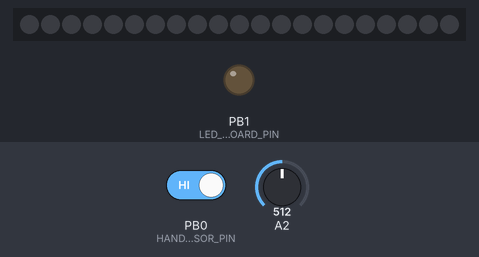
A sketch run on a simulated ATtiny85, built with avr-gcc and run on an emulated ATtiny85. Shown: 21 RGB LEDs in strip order, left to right, output pins drawn as LEDs (lit = HIGH). The inputs (shaded band) are chosen by the test bench; at power-on: PB0 (HAND_SENSOR_PIN) HIGH, A2 = 512. Dim RGB values are drawn brighter than linear.

Above: at 1.8 s.
1.9 s: PB0 (HAND_SENSOR_PIN) driven LOW
At 3.7 s:
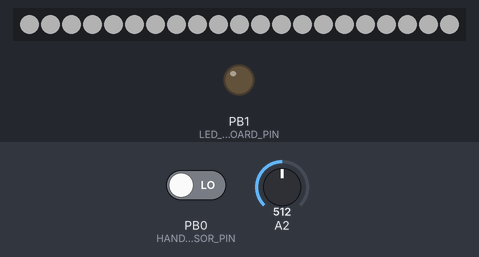
4.9 s: A2 set to 0
At 5.7 s:
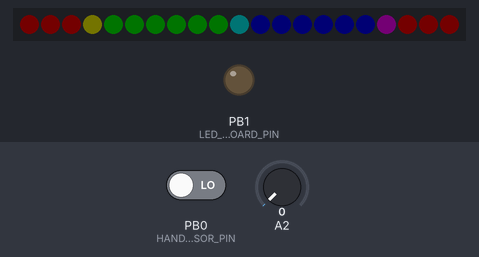
7.4 s: A2 set to 60
At 9.82 s:
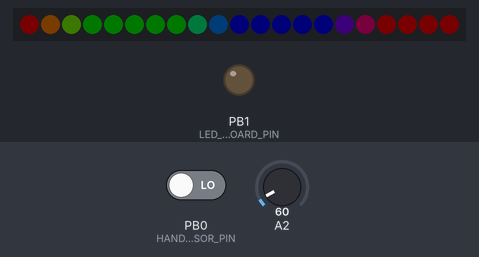
10.4 s: A2 set to 40
At 11.8 s:
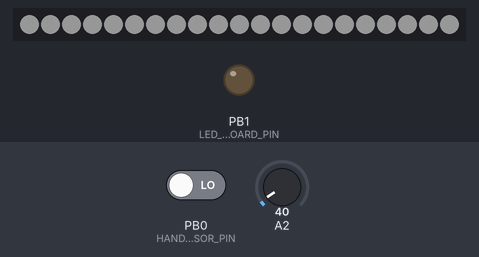
13.4 s: PB0 (HAND_SENSOR_PIN) driven HIGH
At 15.1 s:
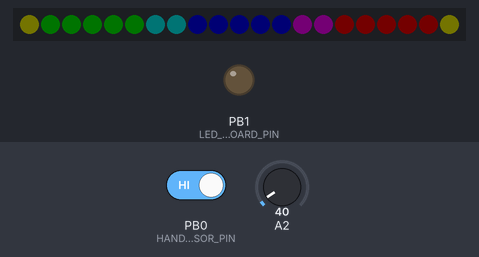
16.0 s: A2 set to 122
At 17.64 s:
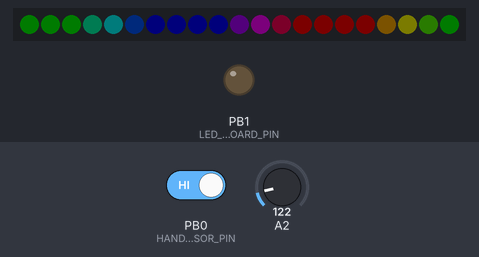
Timing chart, 0 to 19.1 s (numbered marks = the images above; inputs shaded):
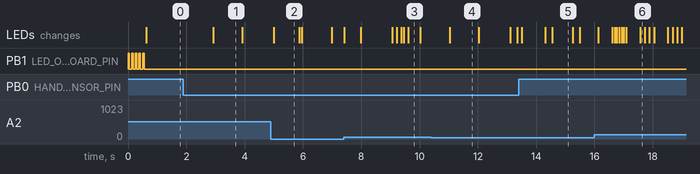

The sketch:

BreakfastNookCabinetLights.ino
```cpp
// (licence header left out)
// ** ********** Library includes *****************************************
#ifdef __AVR__
 #include <avr/power.h> // Required for 16 MHz Adafruit Trinket
#endif

#include <Adafruit_NeoPixel.h>


// ** ********** Magic number definitions *********************************

// Digispark // ATTiny85 // Arduino Pro Mini
#define LED_STRIP_PIN  PB2 // 3 //  6
#define HAND_SENSOR_PIN PB0 // 4 // 7
#define BRIGHTNESS_DIAL_PIN 2 // A1 // A0
#define LED_ONBOARD_PIN PB1

#define LED_COUNT 21
#define LED_GLOBAL_BRIGHTNESS 100
#define MIN_BRIGHTNESS_VALUE 50
#define MAX_BRIGHTNESS_VALUE 255
#define MIN_DIAL_VALUE 0
#define MAX_DIAL_VALUE 1023

#define HAND_SENSE_TIMEOUT 1000


// ** ********** Type definitions *****************************************
enum LightPattern {
  OFF,
  RAINBOW,
  WHITE
};


// ** ********** Global variables *****************************************
Adafruit_NeoPixel strip(LED_COUNT, LED_STRIP_PIN, NEO_GRB + NEO_KHZ800);

long currPixelHue = 0;
unsigned long startHandDetect = 0;
bool handDetected = false;

int currLightPattern = 0;
#define TOTAL_LIGHT_PATTERNS 4
LightPattern patterns[] = {OFF, WHITE, OFF, RAINBOW};


// ******************************************************************************************************
void setup() {

#if defined(__AVR_ATtiny85__) && (F_CPU == 16000000)
  clock_prescale_set(clock_div_1);
#endif

  pinMode(HAND_SENSOR_PIN, INPUT_PULLUP);
  pinMode(LED_ONBOARD_PIN, OUTPUT);

  blinkLEDDeviceOnline();
  setupLEDStrip();
}


// ******************************************************************************************************
void loop() {
  handleHandSensor();
  updateStrip();

  delay(10);
}


// ** **********************************************************
void setupLEDStrip() {
  strip.begin();
  strip.show();
  strip.setBrightness(LED_GLOBAL_BRIGHTNESS); // Set BRIGHTNESS to about 1/5 (max = 255)
}


// ** **********************************************************
void blinkLEDDeviceOnline() {
  for(int i = 0; i < 5; i++) {
    digitalWrite(LED_ONBOARD_PIN, HIGH);
    delay(50);
    digitalWrite(LED_ONBOARD_PIN, LOW);
    delay(75);
  }
}


// ** **********************************************************
void updateStrip() {
  int brightnessValue = getCurrentBrightnessSetting();

  if( patterns[currLightPattern] == OFF ) {
    strip.clear();
    strip.show();
  } else if( patterns[currLightPattern] == RAINBOW ) {
    updateStripRainbow(brightnessValue);
  } else if( patterns[currLightPattern] == WHITE ) {
    int color[3] = {1, 1, 1};
    updateStripColor(brightnessValue, color);
  }
}


// ** **********************************************************
int getCurrentBrightnessSetting() {
  return map(
    analogRead(BRIGHTNESS_DIAL_PIN),
    MIN_DIAL_VALUE,
    MAX_DIAL_VALUE,
    MIN_BRIGHTNESS_VALUE,
    MAX_BRIGHTNESS_VALUE
    );
}


// ** **********************************************************
void handleHandSensor() {
  if( digitalRead(HAND_SENSOR_PIN) == LOW ) {
    if( handDetected == false) {
      handDetected = true;
      startHandDetect = millis();
    }
    if( startHandDetect + HAND_SENSE_TIMEOUT < millis() ) {
      currLightPattern ++;
      currLightPattern %= TOTAL_LIGHT_PATTERNS;
      startHandDetect = millis();
    }
  } else {
    handDetected = false;
  }
}


// ** ***********************************************************
void updateStripColor(int brightness, int colorVector[3]) {
  for( int i = 0; i < 3; i++ ) {
    colorVector[i] *= brightness;
  }

  for(int i = 0; i < LED_COUNT; i++ ) {
    strip.setPixelColor(i, colorVector[0], colorVector[1], colorVector[2]);
  }
  strip.show();
}


// ** ***********************************************************
void updateStripRainbow(int brightness) {
  currPixelHue += 256;
  currPixelHue %= 5*65536;  // Reset to 0 if leaving max range

  int repetitions = 1;      // Default settings of "rainbow" interface
  int saturation = 255;
  bool gammify = true;

  strip.rainbow(currPixelHue, repetitions, saturation, brightness, gammify);
  strip.show();
}
```

Measured:
- after the input at 1.9 s, the LEDs: change after 1.0 s (image 1)
- what the display in image 1 shows lasts 1.0 s, from 2.9 s to 3.9 s
- what the display in image 2 shows lasts 0.9 s, from 5.0 s to 5.9 s
- what the display in image 3 shows lasts 0.4 s, from 9.6 s to 10.0 s
- what the display in image 5 shows lasts 0.8 s, from 14.5 s to 15.3 s
